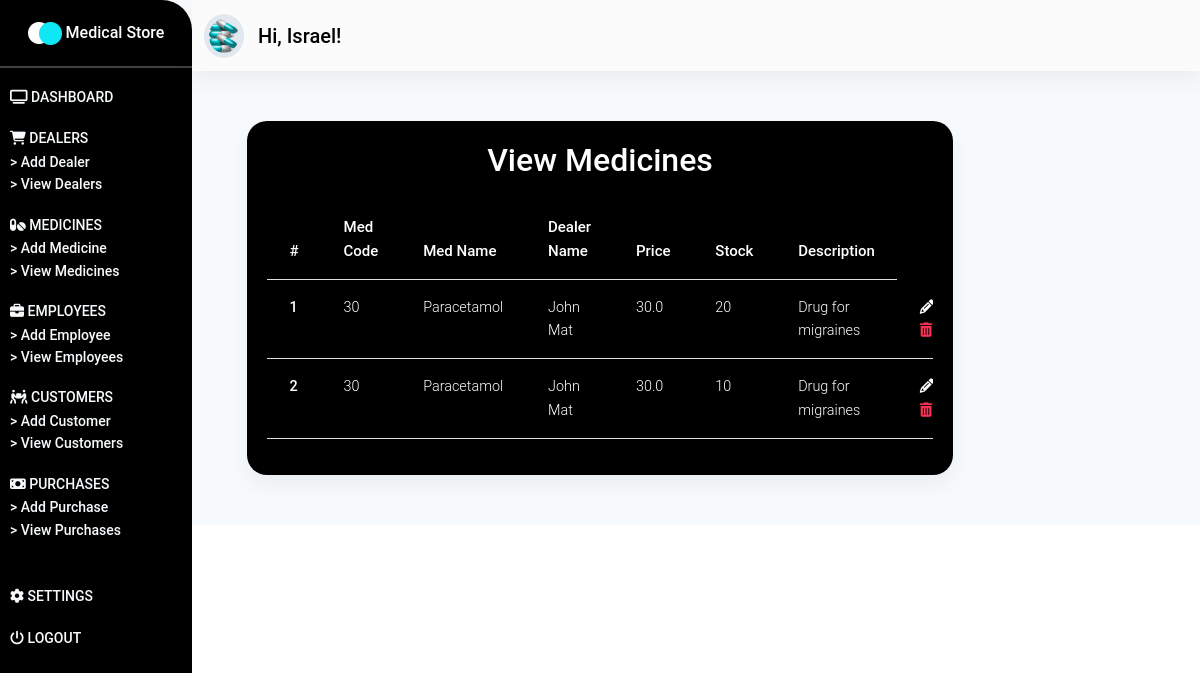
/medicines/ (signed in), run on an earlier commit of the app's database.
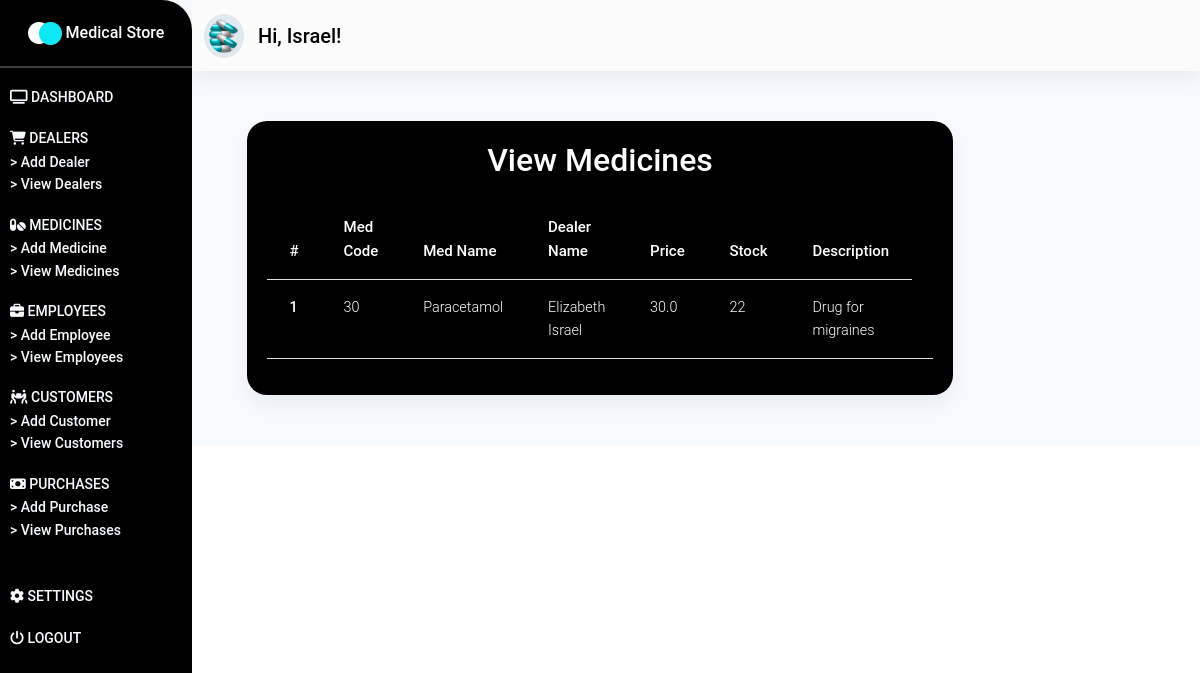
And on a later commit of the database.
### store/models.py (models this page shows, shortened)
class Medicine(models.Model):
    med_code = models.IntegerField()
    med_name = models.CharField(max_length=50)
    dealer_name = models.ForeignKey(Dealer, on_delete=models.CASCADE)
    price = models.FloatField()
    stock = models.IntegerField()
    description = models.TextField()
    def get_update_url(self):
        return reverse("store:update-medicine", kwargs={"pk": self.pk})
    def get_delete_url(self):
        return reverse("store:delete-medicine", kwargs={"pk": self.pk})

class Dealer(models.Model):
    fname = models.CharField(max_length=100)
    lname = models.CharField(max_length=100)
    address = models.TextField()
    phone_number = models.CharField(max_length=15)
    email = models.CharField(max_length=50)
    def __str__(self):
        return f"{self.fname} {self.lname}"

### store/views.py (the view)
# urls.py: path('medicines/', medicines_page, name="view-medicines"),
@login_required(login_url="/login/")
def medicines_page(request):
    medicines = Medicine.objects.all()
    context = {
        "medicines": medicines
    }
    return render(request, "store/view-medicines.html", context)

### store/templates/store/view-medicines.html (shortened to what this page needs)
{% extends 'store/base.html' %}
{% load static %}
{% block content %}
<section id="dashboard_section" class="dashboard_section">
        {% include "store/_dashboard-bar.html" %}
        <div class="container-fluid">
            <div class="add_dealer">
                <div class="dealers__card card">
                    <p class="h2">
                        View Medicines
                    </p>
                    <div class="dealers__table table-responsive">
                        <table class="table">
                            <thead>
                                <tr>
                                    <th scope="col">#</th>
                                    <th scope="col">Med Code</th>
                                    <th scope="col">Med Name</th>
                                    <th scope="col">Dealer Name</th>
                                    <th scope="col">Price</th>
                                    <th scope="col">Stock</th>
                                    <th scope="col">Description</th>
                                </tr>
                            </thead>
                            <tbody>
                            {% for medicine in medicines %}
                                <tr>
                                    <th scope="row">{{ medicine.id }}</th>
                                    <td>{{ medicine.med_code }}</td>
                                    <td>{{ medicine.med_name }}</td>
                                    <td>{{ medicine.dealer_name }}</td>
                                    <td>{{ medicine.price }}</td>
                                    <td>{{ medicine.stock }}</td>
                                    <td>{{ medicine.description }}</td>
                                    <td>
                                        <a href="{{ medicine.get_update_url }}" class="text-white">
                                            <i class="fa fa-pencil" aria-hidden="true"></i>
                                        </a>
                                        <a href="{{ medicine.get_delete_url }}" class="text-danger">
                                            <i class="fa fa-trash" aria-hidden="true"></i>
                                        </a>
                                    </td>
                                </tr>
                            {% endfor %}
                            </tbody>
                        </table>
                    </div>
                </div>
            </div>
        </div>
    </section>
{% endblock content %}

### store/templates/store/base.html (shortened to what this page needs)
{% load static %}
<!DOCTYPE html>
<html lang="en">
<head>
    <link rel="stylesheet" href="{% static 'css/mdb.min.css' %}">
    <link rel="stylesheet" href="{% static 'css/animate.css' %}">
    <link rel="stylesheet" href="{% static 'css/styles.css' %}">
</head>
<body>
    {% block content %}{% endblock content %}
</body>
</html>

### store/templates/store/_dashboard-bar.html (shortened to what this page needs)
{% load static %}
<div class="dashboard_header" id="sidebarToggleButton">
    <div class="dasboard_sidebar">
        <nav class="sidenav_bar sidenav-d-none" id="sideNavBar">
            <div class="dashboard_logo">
                <div class="logo_flex">
                    <img src="{% static 'images/logo.png' %}" alt="" class="img-responsive">
                    <span class="text">
                        Medical Store
                    </span>
                </div>
            </div>
            <hr class="hr_sidenav">
            <div class="sidebar_main">
                <ul class="sidebar">
                    <li class="sidebar_item">
                        <a href="{% url 'store:dashboard' %}" class="item_link">
                            <i class="fa fa-television" aria-hidden="true"></i>
                            <span class="item_text sidebar_active">
                                Dashboard
                            </span>
                        </a>
                    </li>
                    <li class="sidebar_item">
                        <a class="item_link" id="dealerID">
                            <i class="fa fa-shopping-cart" aria-hidden="true"></i>
                            <span class="item_text">
                                Dealers
                            </span>
                        </a>
                        <div class="dealer__items" id="dealerItems">
                            <a href="{% url "store:add-dealer" %}" class="dealer__item">
                                > Add Dealer
                            </a>
                            <a href="{% url "store:view-dealers" %}" class="dealer__item">
                                > View Dealers
                            </a>
                        </div>
                    </li>
                    <li class="sidebar_item">
                        <a class="item_link" id="medicineID">
                            <i class="fas fa-pills    "></i>
                            <span class="item_text">
                                Medicines
                            </span>
                        </a>
                        <div class="medicine__items" id="medicineItems">
                            <a href="{% url 'store:add-medicine' %}" class="dealer__item">
                                > Add Medicine
                            </a>
                            <a href="{% url 'store:view-medicines' %}" class="dealer__item">
                                > View Medicines
                            </a>
                        </div>
                    </li>
                    <li class="sidebar_item">
                        <a class="item_link" id="employeeID">
                            <i class="fa fa-briefcase" aria-hidden="true"></i>
                            <span class="item_text">
                                Employees
                            </span>
                        </a>
                        <div class="employee__items" id="employeeItems">
                            <a href="{% url 'store:add-employee' %}" class="dealer__item">
                                > Add Employee
                            </a>
                            <a href="{% url 'store:view-employees' %}" class="dealer__item">
                                > View Employees
                            </a>
                        </div>
                    </li>
                    <li class="sidebar_item">
                        <a class="item_link" id="customerID">
                            <i class="fas fa-people-carry    "></i>
                            <span class="item_text">
                                Customers
                            </span>
                        </a>
                        <div class="customer__items" id="customerItems">
                            <a href="{% url 'store:add-customer' %}" class="dealer__item">
                                > Add Customer
                            </a>
                            <a href="{% url 'store:view-customers' %}" class="dealer__item">
                                > View Customers
                            </a>
                        </div>
                    </li>
                    <li class="sidebar_item" id="purchaseID">
                        <a class="item_link">
                            <i class="fas fa-money-bill    "></i>
                            <span class="item_text">
                                Purchases
                            </span>
                        </a>
                        <div class="purchase__items" id="purchaseItems">
                            <a href="{% url 'store:add-purchase' %}" class="dealer__item">
                                > Add Purchase
                            </a>
                            <a href="{% url 'store:view-purchases' %}" class="dealer__item">
                                > View Purchases
                            </a>
                        </div>
                    </li>
                </ul>
            </div>
            <div class="sidebar_meta">
                <ul class="sidebar">
                    <li class="sidebar_item">
                        <a href="{% url 'store:settings' %}" class="item_link">
                            <i class="fa fa-gear" aria-hidden="true"></i>
                            <span class="item_text">
                                Settings
                            </span>
                        </a>
                    </li>
                    <li class="sidebar_item">
                        <a href="{% url 'store:confirm-logout' %}" class="item_link">
                            <i class="fa fa-power-off" aria-hidden="true"></i>
                            <span class="item_text">
                                Logout
                            </span>
                        </a>
                    </li>
                </ul>
            </div>
        </nav>
    </div>
    <div class="dashboard_navbar" id=mainNavBar>
        <nav class="navbar navbar-expand-sm navbar-light bg-light sticky-top">
            <div class="container-fluid">
                <a class="navbar-brand nav_image" href="#">
                    <img src="{% static 'images/medicine.png' %}" alt="" class="img-responsive">
                    <span class="nav_span">
                        Hi, Israel!
                    </span>
                </a>
            </div>
        </nav>
    </div>
</div>

### store/static/css/styles.css (style rules this page uses)
* { margin: 0%; padding: 0%; box-sizing: border-box; }
a.nav_image img { width: 40px; background-color: #e2e8f0; padding: 5px; color: #000 !important; border-radius: 50%; }
span.nav_span { font-weight: 550; color: #000; margin-left: 10px; }
span.sidebar_active { font-weight: 550; }
div.dashboard_navbar { margin-left: 12rem; }
nav.sidenav_bar { width: 12rem; height: 100%; padding-bottom: 50px; position: fixed; background: #000; border-radius: 0px 30px 30px 0px; }
div.dashboard_logo { margin-top: 20px; margin-bottom: 20px; text-align: center; }
div.dashboard_logo span.text { color: #fff !important; font-weight: 550; }
hr.hr_sidenav { background-color: #fff; height: 2px; }
ul.sidebar { list-style: none; padding: 0; margin: 0; display: flex; flex-direction: column; align-items: flex-start; margin-left: 10px; }
li.sidebar_item { margin-bottom: 1rem; }
li.sidebar_item a { color: #f7fafc; font-size: 14px; font-weight: 500; }
li.sidebar_item span.item_text { text-transform: uppercase; }
div.dealer__items, div.medicine__items, div.employee__items, div.customer__items, div.purchase__items { display: flex; flex-direction: column; }
a.dealer__item { color: #f7fafc; font-size: 14px; }
div.sidebar_meta { margin-top: 26px; }
section.dashboard_section { --bg-opacity: 1; background-color: #f7fafc; background-size: contain; }
div.add_dealer { margin-top: 50px; padding-bottom: 50px; }
div.dealers__card { padding: 20px; background-color: #000; width: 60%; margin: auto; border-radius: 20px; }
div.dealers__card p.h2 { text-align: center; color: #fff; margin-bottom: 20px; font-weight: 550; }
div.dealers__table table.table { width: 100% !important; color: #fff; }
div.dealers__table table.table thead { font-size: 15px; font-weight: 600 !important; }

What changed in the data, as far as the page shows it:
removed Medicine: id "2", med_code "30", med_name "Paracetamol", dealer_name "John Mat", price "30.0", stock "10", description "Drug for migraines"
changed Medicine "Paracetamol": dealer_name "John Mat" → "Elizabeth Israel"; stock "20" → "22"
